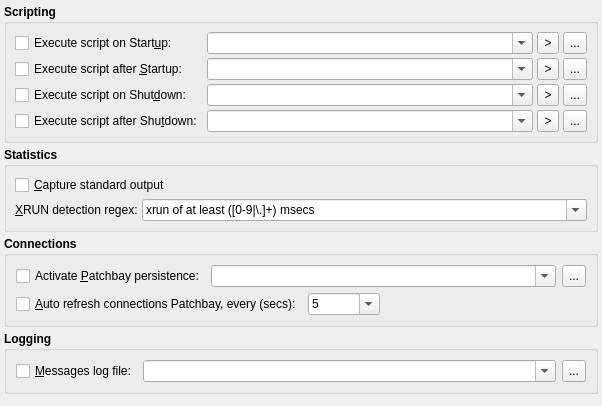
     <widget class="QWidget" name="OptionsTabPage">
      <attribute name="title">
       <string>Options</string>
      </attribute>
      <layout class="QVBoxLayout">
       <property name="spacing">
        <number>4</number>
       </property>
       <property name="leftMargin">
        <number>4</number>
       </property>
       <property name="topMargin">
        <number>4</number>
       </property>
       <property name="rightMargin">
        <number>4</number>
       </property>
       <property name="bottomMargin">
        <number>4</number>
       </property>
       <item>
        <widget class="QGroupBox" name="ScriptingGroupBox">
         <property name="font">
          <font>
           <weight>75</weight>
           <bold>true</bold>
          </font>
         </property>
         <property name="title">
          <string>Scripting</string>
         </property>
         <property name="flat">
          <bool>true</bool>
         </property>
         <layout class="QGridLayout">
          <property name="leftMargin">
           <number>8</number>
          </property>
          <property name="topMargin">
           <number>8</number>
          </property>
          <property name="rightMargin">
           <number>8</number>
          </property>
          <property name="bottomMargin">
           <number>8</number>
          </property>
          <property name="spacing">
           <number>4</number>
          </property>
          <item row="0" column="0">
           <widget class="QCheckBox" name="StartupScriptCheckBox">
            <property name="font">
             <font>
              <weight>50</weight>
              <bold>false</bold>
             </font>
            </property>
            <property name="toolTip">
             <string>Whether to execute a custom shell script before starting up the JACK audio server.</string>
            </property>
            <property name="text">
             <string>Execute script on Start&amp;up:</string>
            </property>
            <property name="shortcut">
             <string>Alt+U</string>
            </property>
           </widget>
          </item>
          <item row="1" column="0">
           <widget class="QCheckBox" name="PostStartupScriptCheckBox">
            <property name="font">
             <font>
              <weight>50</weight>
              <bold>false</bold>
             </font>
            </property>
            <property name="toolTip">
             <string>Whether to execute a custom shell script after starting up the JACK audio server.</string>
            </property>
            <property name="text">
             <string>Execute script after &amp;Startup:</string>
            </property>
            <property name="shortcut">
             <string>Alt+S</string>
            </property>
           </widget>
          </item>
          <item row="2" column="0">
           <widget class="QCheckBox" name="ShutdownScriptCheckBox">
            <property name="font">
             <font>
              <weight>50</weight>
              <bold>false</bold>
             </font>
            </property>
            <property name="toolTip">
             <string>Whether to execute a custom shell script before shuting down the JACK audio server.</string>
            </property>
            <property name="text">
             <string>Execute script on Shut&amp;down:</string>
            </property>
            <property name="shortcut">
             <string>Alt+D</string>
            </property>
           </widget>
          </item>
          <item row="0" column="1">
           <widget class="QComboBox" name="StartupScriptShellComboBox">
            <property name="sizePolicy">
             <sizepolicy hsizetype="Expanding" vsizetype="Fixed">
              <horstretch>0</horstretch>
              <verstretch>0</verstretch>
             </sizepolicy>
            </property>
            <property name="font">
             <font>
              <weight>50</weight>
              <bold>false</bold>
             </font>
            </property>
            <property name="toolTip">
             <string>Command line to be executed before starting up the JACK audio server</string>
            </property>
            <property name="editable">
             <bool>true</bool>
            </property>
           </widget>
          </item>
          <item row="0" column="2">
           <widget class="QToolButton" name="StartupScriptSymbolToolButton">
            <property name="minimumSize">
             <size>
              <width>22</width>
              <height>22</height>
             </size>
            </property>
            <property name="maximumSize">
             <size>
              <width>24</width>
              <height>24</height>
             </size>
            </property>
            <property name="font">
             <font>
              <weight>50</weight>
              <bold>false</bold>
             </font>
            </property>
            <property name="focusPolicy">
             <enum>Qt::TabFocus</enum>
            </property>
            <property name="toolTip">
             <string>Scripting argument meta-symbols</string>
            </property>
            <property name="text">
             <string>&gt;</string>
            </property>
           </widget>
          </item>
          <item row="0" column="3">
           <widget class="QToolButton" name="StartupScriptBrowseToolButton">
            <property name="minimumSize">
             <size>
              <width>22</width>
              <height>22</height>
             </size>
            </property>
            <property name="maximumSize">
             <size>
              <width>24</width>
              <height>24</height>
             </size>
            </property>
            <property name="font">
             <font>
              <weight>50</weight>
              <bold>false</bold>
             </font>
            </property>
            <property name="focusPolicy">
             <enum>Qt::TabFocus</enum>
            </property>
            <property name="toolTip">
             <string>Browse for script to be executed before starting up the JACK audio server</string>
            </property>
            <property name="text">
             <string>...</string>
            </property>
           </widget>
          </item>
          <item row="1" column="1">
           <widget class="QComboBox" name="PostStartupScriptShellComboBox">
            <property name="sizePolicy">
             <sizepolicy hsizetype="Expanding" vsizetype="Fixed">
              <horstretch>0</horstretch>
              <verstretch>0</verstretch>
             </sizepolicy>
            </property>
            <property name="font">
             <font>
              <weight>50</weight>
              <bold>false</bold>
             </font>
            </property>
            <property name="toolTip">
             <string>Command line to be executed after starting up the JACK audio server</string>
            </property>
            <property name="editable">
             <bool>true</bool>
            </property>
           </widget>
          </item>
          <item row="1" column="2">
           <widget class="QToolButton" name="PostStartupScriptSymbolToolButton">
            <property name="minimumSize">
             <size>
              <width>22</width>
              <height>22</height>
             </size>
            </property>
            <property name="maximumSize">
             <size>
              <width>24</width>
              <height>24</height>
             </size>
            </property>
            <property name="font">
             <font>
              <weight>50</weight>
              <bold>false</bold>
             </font>
            </property>
            <property name="focusPolicy">
             <enum>Qt::TabFocus</enum>
            </property>
            <property name="toolTip">
             <string>Scripting argument meta-symbols</string>
            </property>
            <property name="text">
             <string>&gt;</string>
            </property>
           </widget>
          </item>
          <item row="1" column="3">
           <widget class="QToolButton" name="PostStartupScriptBrowseToolButton">
            <property name="minimumSize">
             <size>
              <width>22</width>
              <height>22</height>
             </size>
            </property>
            <property name="maximumSize">
             <size>
              <width>24</width>
              <height>24</height>
             </size>
            </property>
            <property name="font">
             <font>
              <weight>50</weight>
              <bold>false</bold>
             </font>
            </property>
            <property name="focusPolicy">
             <enum>Qt::TabFocus</enum>
            </property>
            <property name="toolTip">
             <string>Browse for script to be executed after starting up the JACK audio server</string>
            </property>
            <property name="text">
             <string>...</string>
            </property>
           </widget>
          </item>
          <item row="2" column="2">
           <widget class="QToolButton" name="ShutdownScriptSymbolToolButton">
            <property name="minimumSize">
             <size>
              <width>22</width>
              <height>22</height>
             </size>
            </property>
            <property name="maximumSize">
             <size>
              <width>24</width>
              <height>24</height>
             </size>
            </property>
            <property name="font">
             <font>
              <weight>50</weight>
              <bold>false</bold>
             </font>
            </property>
            <property name="focusPolicy">
             <enum>Qt::TabFocus</enum>
            </property>
            <property name="toolTip">
             <string>Scripting argument meta-symbols</string>
            </property>
            <property name="text">
             <string>&gt;</string>
            </property>
           </widget>
          </item>
          <item row="2" column="3">
           <widget class="QToolButton" name="ShutdownScriptBrowseToolButton">
            <property name="minimumSize">
             <size>
              <width>22</width>
              <height>22</height>
             </size>
            </property>
            <property name="maximumSize">
             <size>
              <width>24</width>
              <height>24</height>
             </size>
            </property>
            <property name="font">
             <font>
              <weight>50</weight>
              <bold>false</bold>
             </font>
            </property>
            <property name="focusPolicy">
             <enum>Qt::TabFocus</enum>
            </property>
            <property name="toolTip">
             <string>Browse for script to be executed before shutting down the JACK audio server</string>
            </property>
            <property name="text">
             <string>...</string>
            </property>
           </widget>
          </item>
          <item row="2" column="1">
           <widget class="QComboBox" name="ShutdownScriptShellComboBox">
            <property name="sizePolicy">
             <sizepolicy hsizetype="Expanding" vsizetype="Fixed">
              <horstretch>0</horstretch>
              <verstretch>0</verstretch>
             </sizepolicy>
            </property>
            <property name="font">
             <font>
              <weight>50</weight>
              <bold>false</bold>
             </font>
            </property>
            <property name="toolTip">
             <string>Command line to be executed before shutting down the JACK audio server</string>
            </property>
            <property name="editable">
             <bool>true</bool>
            </property>
           </widget>
          </item>
          <item row="3" column="0">
           <widget class="QCheckBox" name="PostShutdownScriptCheckBox">
            <property name="font">
             <font>
              <weight>50</weight>
              <bold>false</bold>
             </font>
            </property>
            <property name="toolTip">
             <string>Whether to execute a custom shell script after shuting down the JACK audio server.</string>
            </property>
            <property name="text">
             <string>Execute script after Shu&amp;tdown:</string>
            </property>
            <property name="shortcut">
             <string>Alt+T</string>
            </property>
           </widget>
          </item>
          <item row="3" column="2">
           <widget class="QToolButton" name="PostShutdownScriptSymbolToolButton">
            <property name="minimumSize">
             <size>
              <width>22</width>
              <height>22</height>
             </size>
            </property>
            <property name="maximumSize">
             <size>
              <width>24</width>
              <height>24</height>
             </size>
            </property>
            <property name="font">
             <font>
              <weight>50</weight>
              <bold>false</bold>
             </font>
            </property>
            <property name="focusPolicy">
             <enum>Qt::TabFocus</enum>
            </property>
            <property name="toolTip">
             <string>Scripting argument meta-symbols</string>
            </property>
            <property name="text">
             <string>&gt;</string>
            </property>
           </widget>
          </item>
          <item row="3" column="3">
           <widget class="QToolButton" name="PostShutdownScriptBrowseToolButton">
            <property name="minimumSize">
             <size>
              <width>22</width>
              <height>22</height>
             </size>
            </property>
            <property name="maximumSize">
             <size>
              <width>24</width>
              <height>24</height>
             </size>
            </property>
            <property name="font">
             <font>
              <weight>50</weight>
              <bold>false</bold>
             </font>
            </property>
            <property name="focusPolicy">
             <enum>Qt::TabFocus</enum>
            </property>
            <property name="toolTip">
             <string>Browse for script to be executed after shutting down the JACK audio server</string>
            </property>
            <property name="text">
             <string>...</string>
            </property>
           </widget>
          </item>
          <item row="3" column="1">
           <widget class="QComboBox" name="PostShutdownScriptShellComboBox">
            <property name="sizePolicy">
             <sizepolicy hsizetype="Expanding" vsizetype="Fixed">
              <horstretch>0</horstretch>
              <verstretch>0</verstretch>
             </sizepolicy>
            </property>
            <property name="font">
             <font>
              <weight>50</weight>
              <bold>false</bold>
             </font>
            </property>
            <property name="toolTip">
             <string>Command line to be executed after shutting down the JACK audio server</string>
            </property>
            <property name="editable">
             <bool>true</bool>
            </property>
           </widget>
          </item>
         </layout>
        </widget>
       </item>
       <item>
        <widget class="QGroupBox" name="StatisticsGroupBox">
         <property name="font">
          <font>
           <weight>75</weight>
           <bold>true</bold>
          </font>
         </property>
         <property name="title">
          <string>Statistics</string>
         </property>
         <property name="flat">
          <bool>true</bool>
         </property>
         <layout class="QGridLayout">
          <property name="leftMargin">
           <number>8</number>
          </property>
          <property name="topMargin">
           <number>8</number>
          </property>
          <property name="rightMargin">
           <number>8</number>
          </property>
          <property name="bottomMargin">
           <number>8</number>
          </property>
          <property name="spacing">
           <number>4</number>
          </property>
          <item row="0" column="0" colspan="2">
           <widget class="QCheckBox" name="StdoutCaptureCheckBox">
            <property name="font">
             <font>
              <weight>50</weight>
              <bold>false</bold>
             </font>
            </property>
            <property name="toolTip">
             <string>Whether to capture standard output (stdout/stderr) into messages window</string>
            </property>
            <property name="text">
             <string>&amp;Capture standard output</string>
            </property>
            <property name="shortcut">
             <string>Alt+C</string>
            </property>
           </widget>
          </item>
          <item row="1" column="0">
           <widget class="QLabel" name="XrunRegexTextLabel">
            <property name="font">
             <font>
              <weight>50</weight>
              <bold>false</bold>
             </font>
            </property>
            <property name="text">
             <string>&amp;XRUN detection regex:</string>
            </property>
            <property name="wordWrap">
             <bool>false</bool>
            </property>
            <property name="buddy">
             <cstring>XrunRegexComboBox</cstring>
            </property>
           </widget>
          </item>
          <item row="1" column="1">
           <widget class="QComboBox" name="XrunRegexComboBox">
            <property name="sizePolicy">
             <sizepolicy hsizetype="Expanding" vsizetype="Fixed">
              <horstretch>0</horstretch>
              <verstretch>0</verstretch>
             </sizepolicy>
            </property>
            <property name="font">
             <font>
              <weight>50</weight>
              <bold>false</bold>
             </font>
            </property>
            <property name="toolTip">
             <string>Regular expression used to detect XRUNs on server output messages</string>
            </property>
            <property name="editable">
             <bool>true</bool>
            </property>
            <item>
             <property name="text">
              <string>xrun of at least ([0-9|\.]+) msecs</string>
             </property>
            </item>
           </widget>
          </item>
         </layout>
        </widget>
       </item>
       <item>
        <widget class="QGroupBox" name="ConnectionsGroupBox">
         <property name="font">
          <font>
           <weight>75</weight>
           <bold>true</bold>
          </font>
         </property>
         <property name="title">
          <string>Connections</string>
         </property>
         <property name="flat">
          <bool>true</bool>
         </property>
         <layout class="QGridLayout">
          <item row="0" column="0">
           <widget class="QCheckBox" name="ActivePatchbayCheckBox">
            <property name="font">
             <font>
              <weight>50</weight>
              <bold>false</bold>
             </font>
            </property>
            <property name="toolTip">
             <string>Whether to activate a patchbay definition for connection persistence profile.</string>
            </property>
            <property name="text">
             <string>Activate &amp;Patchbay persistence:</string>
            </property>
            <property name="shortcut">
             <string>Alt+P</string>
            </property>
           </widget>
          </item>
          <item row="0" column="1" colspan="3">
           <widget class="QComboBox" name="ActivePatchbayPathComboBox">
            <property name="sizePolicy">
             <sizepolicy hsizetype="Expanding" vsizetype="Fixed">
              <horstretch>0</horstretch>
              <verstretch>0</verstretch>
             </sizepolicy>
            </property>
            <property name="font">
             <font>
              <weight>50</weight>
              <bold>false</bold>
             </font>
            </property>
            <property name="toolTip">
             <string>Patchbay definition file to be activated as connection persistence profile</string>
            </property>
            <property name="editable">
             <bool>true</bool>
            </property>
           </widget>
          </item>
          <item row="0" column="4">
           <widget class="QToolButton" name="ActivePatchbayPathToolButton">
            <property name="minimumSize">
             <size>
              <width>22</width>
              <height>22</height>
             </size>
            </property>
            <property name="maximumSize">
             <size>
              <width>24</width>
              <height>24</height>
             </size>
            </property>
            <property name="font">
             <font>
              <weight>50</weight>
              <bold>false</bold>
             </font>
            </property>
            <property name="focusPolicy">
             <enum>Qt::TabFocus</enum>
            </property>
            <property name="toolTip">
             <string>Browse for a patchbay definition file to be activated</string>
            </property>
            <property name="text">
             <string>...</string>
            </property>
           </widget>
          </item>
          <item row="1" column="0" colspan="2">
           <widget class="QCheckBox" name="AutoRefreshCheckBox">
            <property name="sizePolicy">
             <sizepolicy hsizetype="Preferred" vsizetype="Fixed">
              <horstretch>0</horstretch>
              <verstretch>0</verstretch>
             </sizepolicy>
            </property>
            <property name="font">
             <font>
              <weight>50</weight>
              <bold>false</bold>
             </font>
            </property>
            <property name="toolTip">
             <string>Whether to refresh the connections patchbay automatically</string>
            </property>
            <property name="text">
             <string>&amp;Auto refresh connections Patchbay, every (secs):</string>
            </property>
            <property name="shortcut">
             <string>Alt+A</string>
            </property>
           </widget>
          </item>
          <item row="1" column="2">
           <widget class="QComboBox" name="TimeRefreshComboBox">
            <property name="sizePolicy">
             <sizepolicy hsizetype="Preferred" vsizetype="Fixed">
              <horstretch>0</horstretch>
              <verstretch>0</verstretch>
             </sizepolicy>
            </property>
            <property name="font">
             <font>
              <weight>50</weight>
              <bold>false</bold>
             </font>
            </property>
            <property name="toolTip">
             <string>Time in seconds between each auto-refresh cycle</string>
            </property>
            <property name="editable">
             <bool>true</bool>
            </property>
            <item>
             <property name="text">
              <string>5</string>
             </property>
            </item>
            <item>
             <property name="text">
              <string>10</string>
             </property>
            </item>
            <item>
             <property name="text">
              <string>20</string>
             </property>
            </item>
            <item>
             <property name="text">
              <string>30</string>
             </property>
            </item>
            <item>
             <property name="text">
              <string>60</string>
             </property>
            </item>
            <item>
             <property name="text">
              <string>120</string>
             </property>
            </item>
           </widget>
          </item>
          <item row="1" column="3" colspan="2">
           <spacer>
            <property name="orientation">
             <enum>Qt::Horizontal</enum>
            </property>
            <property name="sizeType">
             <enum>QSizePolicy::Expanding</enum>
            </property>
            <property name="sizeHint" stdset="0">
             <size>
              <width>200</width>
              <height>8</height>
             </size>
            </property>
           </spacer>
          </item>
         </layout>
        </widget>
       </item>
       <item>
        <widget class="QGroupBox" name="LoggingGroupBox">
         <property name="font">
          <font>
           <weight>75</weight>
           <bold>true</bold>
          </font>
         </property>
         <property name="title">
          <string>Logging</string>
         </property>
         <property name="flat">
          <bool>true</bool>
         </property>
         <layout class="QGridLayout">
          <item row="0" column="0">
           <widget class="QCheckBox" name="MessagesLogCheckBox">
            <property name="font">
             <font>
              <weight>50</weight>
              <bold>false</bold>
             </font>
            </property>
            <property name="toolTip">
             <string>Whether to activate a messages logging to file.</string>
            </property>
            <property name="text">
             <string>&amp;Messages log file:</string>
            </property>
            <property name="shortcut">
             <string>Alt+M</string>
            </property>
           </widget>
          </item>
          <item row="0" column="1">
           <widget class="QComboBox" name="MessagesLogPathComboBox">
            <property name="sizePolicy">
             <sizepolicy hsizetype="Expanding" vsizetype="Fixed">
              <horstretch>0</horstretch>
              <verstretch>0</verstretch>
             </sizepolicy>
            </property>
            <property name="font">
             <font>
              <weight>50</weight>
              <bold>false</bold>
             </font>
            </property>
            <property name="toolTip">
             <string>Messages log file</string>
            </property>
            <property name="editable">
             <bool>true</bool>
            </property>
           </widget>
          </item>
          <item row="0" column="2">
           <widget class="QToolButton" name="MessagesLogPathToolButton">
            <property name="minimumSize">
             <size>
              <width>22</width>
              <height>22</height>
             </size>
            </property>
            <property name="maximumSize">
             <size>
              <width>24</width>
              <height>24</height>
             </size>
            </property>
            <property name="font">
             <font>
              <weight>50</weight>
              <bold>false</bold>
             </font>
            </property>
            <property name="focusPolicy">
             <enum>Qt::TabFocus</enum>
            </property>
            <property name="toolTip">
             <string>Browse for the messages log file location</string>
            </property>
            <property name="text">
             <string>...</string>
            </property>
           </widget>
          </item>
         </layout>
        </widget>
       </item>
       <item>
        <spacer>
         <property name="orientation">
          <enum>Qt::Vertical</enum>
         </property>
         <property name="sizeType">
          <enum>QSizePolicy::MinimumExpanding</enum>
         </property>
         <property name="sizeHint" stdset="0">
          <size>
           <width>8</width>
           <height>8</height>
          </size>
         </property>
        </spacer>
       </item>
      </layout>
     </widget>
